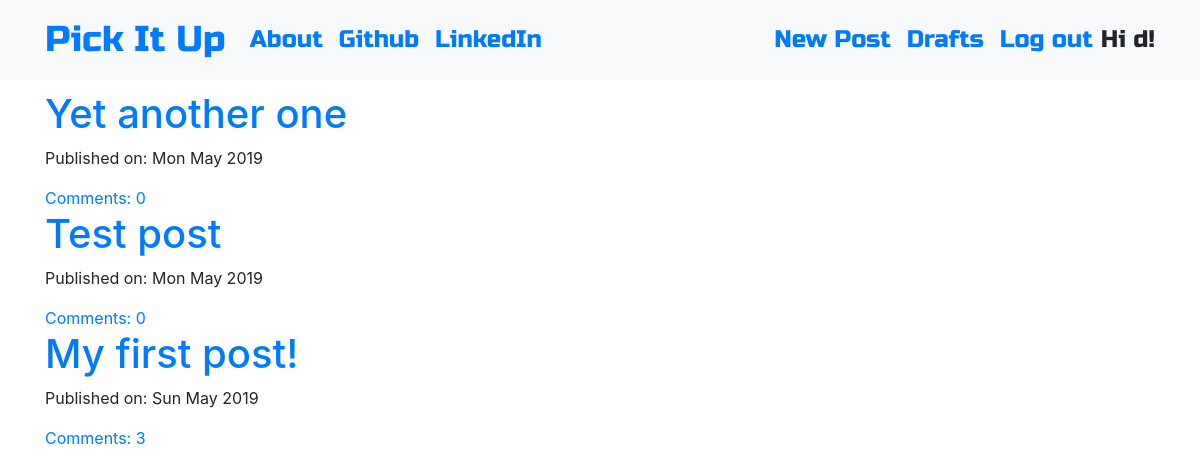
The app's page / (signed in) with its own data.
### blog/models.py (models this page shows, shortened)
class Post(models.Model):
    author = models.ForeignKey("auth.User", on_delete=models.CASCADE)
    title = models.CharField(max_length=100)
    text = models.TextField()  # no max length to cap blogpost
    created_date = models.DateTimeField(
        default=timezone.now, auto_now=False, auto_now_add=False)
    published_date = models.DateTimeField(
        blank=True, null=True, auto_now=False, auto_now_add=False)  # field can be blank or null in case we don't publish or leave it off entirely
    def publish(self):
        self.published_date = timezone.now()
        self.save()
    def approve_comments(self):
        return self.comments.filter(approved_comment=True)

### blog/views.py (the view)
# urls.py: path('', views.PostListView.as_view(), name='post_list'),
class PostListView(ListView):
    model = Post
    def get_queryset(self):
        return Post.objects.filter(published_date__lte=timezone.now()).order_by('-published_date')

### blog/templates/blog/post_list.html
{% extends 'blog/base.html'%}
{% block content %}
<div class="centerstage">
    {% for post in post_list %}
    <div class="post">
        <h1><a href="{% url 'post_detail' pk=post.pk %}">{{ post.title }}</a></h1>
        <div class="date">
            <p>Published on: {{ post.published_date|date:"D M Y" }}</p>
        </div>
        <a href="{% url 'post_detail' pk=post.pk %}">Comments: {{ post.approve_comments.count }}</a>
    </div>
    {% endfor %}
</div>
{% endblock %}

### blog/templates/blog/base.html (shortened to what this page needs)
<!DOCTYPE html>
{% load static %}
<html>
<head>
    <link rel="stylesheet" href="https://stackpath.bootstrapcdn.com/bootstrap/4.1.3/css/bootstrap.min.css"
>
    <link rel="stylesheet" href="https://stackpath.bootstrapcdn.com/bootstrap/4.1.0/css/bootstrap.min.css">
    <link href="https://maxcdn.bootstrapcdn.com/font-awesome/4.7.0/css/font-awesome.min.css" rel="stylesheet">
    <link href="https://maxcdn.bootstrapcdn.com/font-awesome/4.7.0/css/font-awesome.min.css" rel="stylesheet">
    <link rel="stylesheet" href="//cdn.jsdelivr.net/medium-editor/latest/css/medium-editor.min.css" type="text/css"
        media="screen" charset="utf-8">
    <link rel="stylesheet" href="{% static 'css/blog.css' %}">
    <link href="https://maxcdn.bootstrapcdn.com/font-awesome/4.7.0/css/font-awesome.min.css" rel="stylesheet">
</head>
<body class=''>
    <nav class="navbar navbar-expand-lg bg-light techfont">
        <div class="container">
            <div class="navbar-nav align-items-center">
                <a class="navbar-brand bigbrand" href="{% url 'post_list' %}">Pick It Up</a>
                <a class="nav-item nav-link" href="{% url 'about' %}">About</a>
                <a class="nav-item nav-link" href="https://www.github.com">Github</a>
                <a class="nav-item nav-link" href="https://www.linkedin.com">LinkedIn</a>
            </div>
            <div class="navbar-nav align-items-center ml-auto">
                {% if user.is_authenticated %}
                <a class="nav-item nav-link" href="{% url 'post_new' %}">New Post</a>
                <a class="nav-item nav-link" href="{% url 'post_draft_list' %}">Drafts</a>
                <a class="nav-item nav-link" href="{% url 'logout' %}">Log out</a>
                <a>Hi {{ user.username }}!</a>
                {% else %}
                <a class="nav-item nav-link" href="{% url 'login' %}" aria-label="Login">
                    <span class="fa fa-user" aria-hidden="true"></span></a>
                {% endif %}
            </div>
        </div>
    </nav>
    <div class="content container">
        <div class="row">
            <div class="col-md-8">
                <div class="blog_posts">
                    {% block content %}
                    {% endblock %}
                </div>
            </div>
        </div>
    </div>
</body>
</html>

### blog/static/css/blog.css (style rules this page uses)
.techfont { font-family: 'Russo One', sans-serif; font-size: 1.5em; margin-bottom: 10px; }
.centerstage { margin-left: auto; margin-right: auto; }
.bigbrand { font-size: 1.5em; }

### records on screen
Post: title "Yet another one", published_date "Mon May 2019", approve_comments.count "0"
Post: title "Test post", published_date "Mon May 2019", approve_comments.count "0"
Post: title "My first post!", published_date "Sun May 2019", approve_comments.count "3"

### other values on screen
{{ user.username }} "d"
